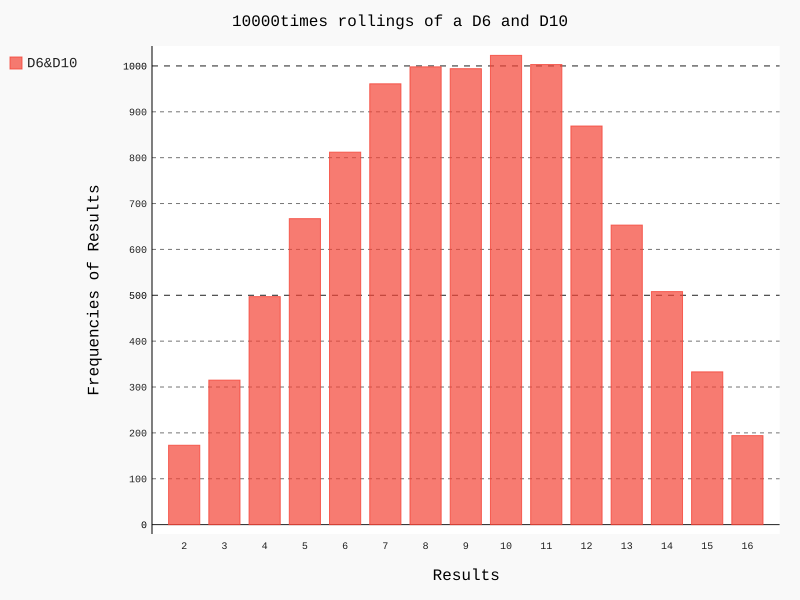

Write the Python code that produced this figure.
import pygal

from die import Die

die_1=Die()
die_2=Die(10)

results=[]
#15-6
# results=[die_1.roll()+die_2.roll() for x in range(10000)]
frequencies=[]
max_sides_num=die_1.sides_num+die_2.sides_num

def roll_die(roll_num):
	for x in range(roll_num):
		result=die_1.roll()+die_2.roll()
		results.append(result)

def count_side_num(results):
	for result in range(2,max_sides_num+1):
		frequency=results.count(result)
		frequencies.append(frequency)
	return frequencies

hist=pygal.Bar()

roll_die(10000)
count_side_num(results)

hist=pygal.Bar()

hist.title='10000times rollings of a D6 and  D10'
hist.x_labels=list(range(2,max_sides_num+1))
#15-6
# hist.x_labels=[x for x in range(2,max_sides_num+1)]
hist.x_title='Results'
hist.y_title='Frequencies of Results'

hist.add('D6&D10',frequencies)
hist.render_to_file('different_dice.svg')

# print(results)
print(frequencies)
